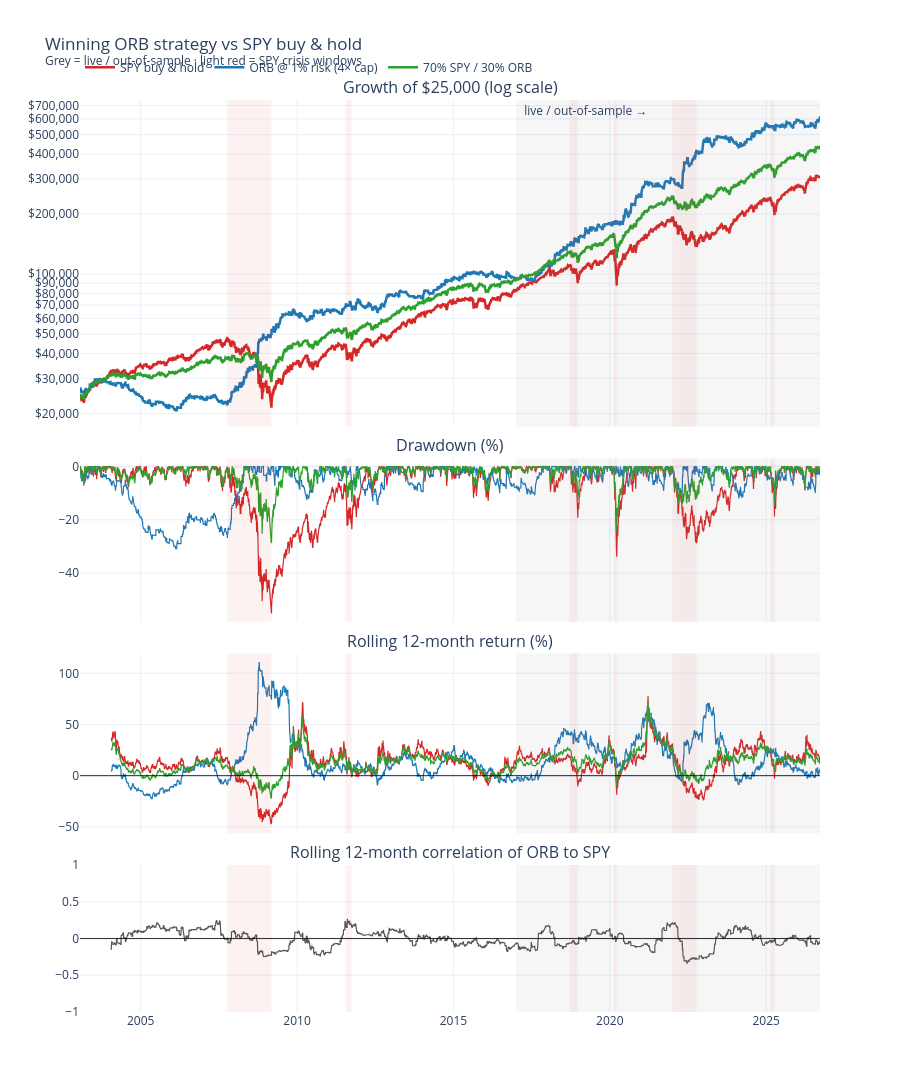
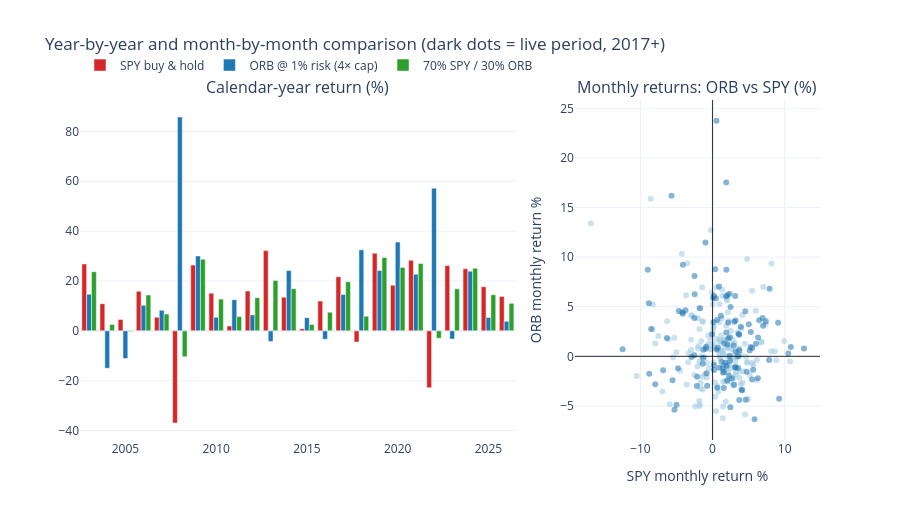

These figures' notebook cell, in order:
### Markdown cell above
## Winner vs SPY buy & hold
Two realistic implementations of the winner against SPY:
* **ORB @ 1 % risk.** Integer shares, 1 % of equity risked per trade, 4× gross-leverage cap.
* **70 % SPY / 30 % ORB.** A buy-and-hold core with an ORB sleeve, rebalanced daily.

The live period (from `LIVE_START`) is genuinely out-of-sample.

### Code cell
CRISES = {"GFC 2007–09": ("2007-10-09", "2009-03-09"), "Aug 2011 downgrade": ("2011-07-22", "2011-10-03"),
          "Q4 2018 selloff": ("2018-09-20", "2018-12-24"), "COVID crash 2020": ("2020-02-19", "2020-03-23"),
          "2022 bear market": ("2022-01-03", "2022-10-12"), "2025 tariff shock": ("2025-02-19", "2025-04-08")}
BLEND_SPY = 0.70
ORB_NAME, BLEND_NAME, SPY_NAME = "ORB @ 1% risk (4× cap)", f"{BLEND_SPY:.0%} SPY / {1 - BLEND_SPY:.0%} ORB", f"{BENCHMARK} buy & hold"

cmp = pd.DataFrame(index=CAL)
cmp[SPY_NAME] = R_SPY
cmp[ORB_NAME] = run_risk(win_trades, dict(risk=0.01, gross_lev=4.0, max_trades=99, daily_loss=0.0,
                                          dd_throttle=0.0, eq_filter=False))
cmp[BLEND_NAME] = BLEND_SPY * cmp[SPY_NAME] + (1 - BLEND_SPY) * cmp[ORB_NAME]
cmp = cmp.loc[cmp.index >= win_trades["date"].min()]
COLORS = {SPY_NAME: "#d62728", ORB_NAME: "#1f77b4", BLEND_NAME: "#2ca02c"}

for label, m in ((f"FULL PERIOD (partly in-sample before {LIVE_START.year})", cmp.index >= cmp.index[0]),
                 (f"LIVE / OUT-OF-SAMPLE ({LIVE_START.year}+)", cmp.index >= LIVE_START)):
    sub = cmp.loc[m]
    print(f"\n{label}: {sub.index[0].date()} → {sub.index[-1].date()}")
    display(pd.DataFrame({c: perf_stats(sub[c], sub[SPY_NAME]) for c in sub}).round(2))
print("\nReturn during SPY's major drawdowns (%):")
display(pd.DataFrame({name: {c: 100 * ((1 + cmp.loc[a:b, c]).prod() - 1) for c in cmp}
                      for name, (a, b) in CRISES.items()}).T.round(1))

# Figure 1 — growth, drawdown, rolling 12-month return, rolling correlation
fig = make_subplots(rows=4, cols=1, shared_xaxes=True, row_heights=[0.40, 0.20, 0.22, 0.18], vertical_spacing=0.035,
                    subplot_titles=("Growth of $25,000 (log scale)", "Drawdown (%)", "Rolling 12-month return (%)",
                                    "Rolling 12-month correlation of ORB to SPY"))
for c in cmp:
    eq = INITIAL_EQUITY * (1 + cmp[c]).cumprod()
    fig.add_trace(go.Scatter(x=eq.index, y=eq, name=c, line=dict(color=COLORS[c], width=2.5), legendgroup=c), 1, 1)
    fig.add_trace(go.Scatter(x=eq.index, y=100 * (eq / eq.cummax() - 1), name=c, showlegend=False,
                             line=dict(color=COLORS[c], width=1.2), legendgroup=c), 2, 1)
    fig.add_trace(go.Scatter(x=eq.index, y=100 * (eq / eq.shift(252) - 1), name=c, showlegend=False,
                             line=dict(color=COLORS[c], width=1.2), legendgroup=c), 3, 1)
fig.add_trace(go.Scatter(x=cmp.index, y=cmp[ORB_NAME].rolling(252).corr(cmp[SPY_NAME]), showlegend=False,
                         line=dict(color="#555555", width=1.2)), 4, 1)
for row in range(1, 5):
    fig.add_vrect(x0=LIVE_START, x1=cmp.index[-1], fillcolor="grey", opacity=0.07, line_width=0, row=row, col=1)
    for a, b in CRISES.values():
        fig.add_vrect(x0=a, x1=b, fillcolor="#d62728", opacity=0.06, line_width=0, row=row, col=1)
for row in (3, 4):
    fig.add_hline(y=0, line_color="black", line_width=0.8, row=row, col=1)
fig.add_annotation(x=LIVE_START, y=1, yref="y domain", text="  live / out-of-sample →", showarrow=False,
                   xanchor="left", row=1, col=1)
fig.update_yaxes(type="log", tickformat="$,.0f", row=1, col=1)
fig.update_yaxes(range=[-1, 1], row=4, col=1)
fig.update_layout(title="Winning ORB strategy vs SPY buy & hold<br><sup>Grey = live / out-of-sample · light red = SPY crisis windows</sup>",
                  template="plotly_white", height=1100, hovermode="x unified",
                  legend=dict(orientation="h", yanchor="bottom", y=1.02, xanchor="left", x=0))
fig.show()

# Figure 2 — calendar-year returns side by side + monthly scatter
yearly = (1 + cmp).resample("YE").prod() - 1
yearly.index = yearly.index.year
monthly = (1 + cmp).resample("ME").prod() - 1
fig = make_subplots(rows=1, cols=2, column_widths=[0.64, 0.36], horizontal_spacing=0.08,
                    subplot_titles=("Calendar-year return (%)", "Monthly returns: ORB vs SPY (%)"))
for c in cmp:
    fig.add_trace(go.Bar(x=yearly.index, y=100 * yearly[c], name=c, marker_color=COLORS[c]), 1, 1)
fig.add_trace(go.Scatter(x=100 * monthly[SPY_NAME], y=100 * monthly[ORB_NAME], mode="markers", showlegend=False,
                         marker=dict(size=6, opacity=0.55, color=np.where(monthly.index >= LIVE_START, "#1f77b4", "#9ecae1")),
                         text=monthly.index.strftime("%b %Y"), hovertemplate="%{text}<br>SPY %{x:.1f}%<br>ORB %{y:.1f}%"), 1, 2)
fig.add_hline(y=0, line_color="black", line_width=0.8, row=1, col=2)
fig.add_vline(x=0, line_color="black", line_width=0.8, row=1, col=2)
fig.update_xaxes(title_text="SPY monthly return %", row=1, col=2)
fig.update_yaxes(title_text="ORB monthly return %", row=1, col=2)
fig.update_layout(template="plotly_white", height=520, barmode="group",
                  legend=dict(orientation="h", yanchor="bottom", y=1.06, xanchor="left", x=0),
                  title=f"Year-by-year and month-by-month comparison (dark dots = live period, {LIVE_START.year}+)")
fig.show()

### Figure 1 — Plotly figure (JSON) as saved in the notebook; plotly's stock layout.template omitted (floating-point values rounded to 4 significant figures; data arrays with more than 128 entries replaced by an {"elided": "..."} marker saying what was removed)
{"data": [{"legendgroup": "SPY buy & hold", "line": {"color": "#d62728", "width": 2.5}, "name": "SPY buy & hold", "type": "scatter", "x": {"elided": "5952 str values"}, "xaxis": "x", "y": {"elided": "5952 float values"}, "yaxis": "y"}, {"legendgroup": "SPY buy & hold", "line": {"color": "#d62728", "width": 1.2}, "name": "SPY buy & hold", "showlegend": false, "type": "scatter", "x": {"elided": "5952 str values"}, "xaxis": "x2", "y": {"elided": "5952 float values"}, "yaxis": "y2"}, {"legendgroup": "SPY buy & hold", "line": {"color": "#d62728", "width": 1.2}, "name": "SPY buy & hold", "showlegend": false, "type": "scatter", "x": {"elided": "5952 str values"}, "xaxis": "x3", "y": {"elided": "5952 float values"}, "yaxis": "y3"}, {"legendgroup": "ORB @ 1% risk (4× cap)", "line": {"color": "#1f77b4", "width": 2.5}, "name": "ORB @ 1% risk (4× cap)", "type": "scatter", "x": {"elided": "5952 str values"}, "xaxis": "x", "y": {"elided": "5952 float values"}, "yaxis": "y"}, {"legendgroup": "ORB @ 1% risk (4× cap)", "line": {"color": "#1f77b4", "width": 1.2}, "name": "ORB @ 1% risk (4× cap)", "showlegend": false, "type": "scatter", "x": {"elided": "5952 str values"}, "xaxis": "x2", "y": {"elided": "5952 float values"}, "yaxis": "y2"}, {"legendgroup": "ORB @ 1% risk (4× cap)", "line": {"color": "#1f77b4", "width": 1.2}, "name": "ORB @ 1% risk (4× cap)", "showlegend": false, "type": "scatter", "x": {"elided": "5952 str values"}, "xaxis": "x3", "y": {"elided": "5952 float values"}, "yaxis": "y3"}, {"legendgroup": "70% SPY / 30% ORB", "line": {"color": "#2ca02c", "width": 2.5}, "name": "70% SPY / 30% ORB", "type": "scatter", "x": {"elided": "5952 str values"}, "xaxis": "x", "y": {"elided": "5952 float values"}, "yaxis": "y"}, {"legendgroup": "70% SPY / 30% ORB", "line": {"color": "#2ca02c", "width": 1.2}, "name": "70% SPY / 30% ORB", "showlegend": false, "type": "scatter", "x": {"elided": "5952 str values"}, "xaxis": "x2", "y": {"elided": "5952 float values"}, "yaxis": "y2"}, {"legendgroup": "70% SPY / 30% ORB", "line": {"color": "#2ca02c", "width": 1.2}, "name": "70% SPY / 30% ORB", "showlegend": false, "type": "scatter", "x": {"elided": "5952 str values"}, "xaxis": "x3", "y": {"elided": "5952 float values"}, "yaxis": "y3"}, {"line": {"color": "#555555", "width": 1.2}, "showlegend": false, "type": "scatter", "x": {"elided": "5952 str values"}, "xaxis": "x4", "y": {"elided": "5952 float values"}, "yaxis": "y4"}], "layout": {"annotations": [{"font": {"size": 16}, "showarrow": false, "text": "Growth of $25,000 (log scale)", "x": 0.5, "xanchor": "center", "xref": "paper", "y": 1, "yanchor": "bottom", "yref": "paper"}, {"font": {"size": 16}, "showarrow": false, "text": "Drawdown (%)", "x": 0.5, "xanchor": "center", "xref": "paper", "y": 0.607, "yanchor": "bottom", "yref": "paper"}, {"font": {"size": 16}, "showarrow": false, "text": "Rolling 12-month return (%)", "x": 0.5, "xanchor": "center", "xref": "paper", "y": 0.393, "yanchor": "bottom", "yref": "paper"}, {"font": {"size": 16}, "showarrow": false, "text": "Rolling 12-month correlation of ORB to SPY", "x": 0.5, "xanchor": "center", "xref": "paper", "y": 0.1611, "yanchor": "bottom", "yref": "paper"}, {"showarrow": false, "text": "  live / out-of-sample →", "x": "2017-01-01T00:00:00", "xanchor": "left", "xref": "x", "y": 1, "yref": "y domain"}], "height": 1100, "hovermode": "x unified", "legend": {"orientation": "h", "x": 0, "xanchor": "left", "y": 1.02, "yanchor": "bottom"}, "shapes": [{"fillcolor": "grey", "line": {"width": 0}, "opacity": 0.07, "type": "rect", "x0": "2017-01-01T00:00:00", "x1": "2026-09-21T00:00:00", "xref": "x", "y0": 0, "y1": 1, "yref": "y domain"}, {"fillcolor": "#d62728", "line": {"width": 0}, "opacity": 0.06, "type": "rect", "x0": "2007-10-09", "x1": "2009-03-09", "xref": "x", "y0": 0, "y1": 1, "yref": "y domain"}, {"fillcolor": "#d62728", "line": {"width": 0}, "opacity": 0.06, "type": "rect", "x0": "2011-07-22", "x1": "2011-10-03", "xref": "x", "y0": 0, "y1": 1, "yref": "y domain"}, {"fillcolor": "#d62728", "line": {"width": 0}, "opacity": 0.06, "type": "rect", "x0": "2018-09-20", "x1": "2018-12-24", "xref": "x", "y0": 0, "y1": 1, "yref": "y domain"}, {"fillcolor": "#d62728", "line": {"width": 0}, "opacity": 0.06, "type": "rect", "x0": "2020-02-19", "x1": "2020-03-23", "xref": "x", "y0": 0, "y1": 1, "yref": "y domain"}, {"fillcolor": "#d62728", "line": {"width": 0}, "opacity": 0.06, "type": "rect", "x0": "2022-01-03", "x1": "2022-10-12", "xref": "x", "y0": 0, "y1": 1, "yref": "y domain"}, {"fillcolor": "#d62728", "line": {"width": 0}, "opacity": 0.06, "type": "rect", "x0": "2025-02-19", "x1": "2025-04-08", "xref": "x", "y0": 0, "y1": 1, "yref": "y domain"}, {"fillcolor": "grey", "line": {"width": 0}, "opacity": 0.07, "type": "rect", "x0": "2017-01-01T00:00:00", "x1": "2026-09-21T00:00:00", "xref": "x2", "y0": 0, "y1": 1, "yref": "y2 domain"}, {"fillcolor": "#d62728", "line": {"width": 0}, "opacity": 0.06, "type": "rect", "x0": "2007-10-09", "x1": "2009-03-09", "xref": "x2", "y0": 0, "y1": 1, "yref": "y2 domain"}, {"fillcolor": "#d62728", "line": {"width": 0}, "opacity": 0.06, "type": "rect", "x0": "2011-07-22", "x1": "2011-10-03", "xref": "x2", "y0": 0, "y1": 1, "yref": "y2 domain"}, {"fillcolor": "#d62728", "line": {"width": 0}, "opacity": 0.06, "type": "rect", "x0": "2018-09-20", "x1": "2018-12-24", "xref": "x2", "y0": 0, "y1": 1, "yref": "y2 domain"}, {"fillcolor": "#d62728", "line": {"width": 0}, "opacity": 0.06, "type": "rect", "x0": "2020-02-19", "x1": "2020-03-23", "xref": "x2", "y0": 0, "y1": 1, "yref": "y2 domain"}, {"fillcolor": "#d62728", "line": {"width": 0}, "opacity": 0.06, "type": "rect", "x0": "2022-01-03", "x1": "2022-10-12", "xref": "x2", "y0": 0, "y1": 1, "yref": "y2 domain"}, {"fillcolor": "#d62728", "line": {"width": 0}, "opacity": 0.06, "type": "rect", "x0": "2025-02-19", "x1": "2025-04-08", "xref": "x2", "y0": 0, "y1": 1, "yref": "y2 domain"}, {"fillcolor": "grey", "line": {"width": 0}, "opacity": 0.07, "type": "rect", "x0": "2017-01-01T00:00:00", "x1": "2026-09-21T00:00:00", "xref": "x3", "y0": 0, "y1": 1, "yref": "y3 domain"}, {"fillcolor": "#d62728", "line": {"width": 0}, "opacity": 0.06, "type": "rect", "x0": "2007-10-09", "x1": "2009-03-09", "xref": "x3", "y0": 0, "y1": 1, "yref": "y3 domain"}, {"fillcolor": "#d62728", "line": {"width": 0}, "opacity": 0.06, "type": "rect", "x0": "2011-07-22", "x1": "2011-10-03", "xref": "x3", "y0": 0, "y1": 1, "yref": "y3 domain"}, {"fillcolor": "#d62728", "line": {"width": 0}, "opacity": 0.06, "type": "rect", "x0": "2018-09-20", "x1": "2018-12-24", "xref": "x3", "y0": 0, "y1": 1, "yref": "y3 domain"}, {"fillcolor": "#d62728", "line": {"width": 0}, "opacity": 0.06, "type": "rect", "x0": "2020-02-19", "x1": "2020-03-23", "xref": "x3", "y0": 0, "y1": 1, "yref": "y3 domain"}, {"fillcolor": "#d62728", "line": {"width": 0}, "opacity": 0.06, "type": "rect", "x0": "2022-01-03", "x1": "2022-10-12", "xref": "x3", "y0": 0, "y1": 1, "yref": "y3 domain"}, {"fillcolor": "#d62728", "line": {"width": 0}, "opacity": 0.06, "type": "rect", "x0": "2025-02-19", "x1": "2025-04-08", "xref": "x3", "y0": 0, "y1": 1, "yref": "y3 domain"}, {"fillcolor": "grey", "line": {"width": 0}, "opacity": 0.07, "type": "rect", "x0": "2017-01-01T00:00:00", "x1": "2026-09-21T00:00:00", "xref": "x4", "y0": 0, "y1": 1, "yref": "y4 domain"}, {"fillcolor": "#d62728", "line": {"width": 0}, "opacity": 0.06, "type": "rect", "x0": "2007-10-09", "x1": "2009-03-09", "xref": "x4", "y0": 0, "y1": 1, "yref": "y4 domain"}, {"fillcolor": "#d62728", "line": {"width": 0}, "opacity": 0.06, "type": "rect", "x0": "2011-07-22", "x1": "2011-10-03", "xref": "x4", "y0": 0, "y1": 1, "yref": "y4 domain"}, {"fillcolor": "#d62728", "line": {"width": 0}, "opacity": 0.06, "type": "rect", "x0": "2018-09-20", "x1": "2018-12-24", "xref": "x4", "y0": 0, "y1": 1, "yref": "y4 domain"}, {"fillcolor": "#d62728", "line": {"width": 0}, "opacity": 0.06, "type": "rect", "x0": "2020-02-19", "x1": "2020-03-23", "xref": "x4", "y0": 0, "y1": 1, "yref": "y4 domain"}, {"fillcolor": "#d62728", "line": {"width": 0}, "opacity": 0.06, "type": "rect", "x0": "2022-01-03", "x1": "2022-10-12", "xref": "x4", "y0": 0, "y1": 1, "yref": "y4 domain"}, {"fillcolor": "#d62728", "line": {"width": 0}, "opacity": 0.06, "type": "rect", "x0": "2025-02-19", "x1": "2025-04-08", "xref": "x4", "y0": 0, "y1": 1, "yref": "y4 domain"}, {"line": {"color": "black", "width": 0.8}, "type": "line", "x0": 0, "x1": 1, "xref": "x3 domain", "y0": 0, "y1": 0, "yref": "y3"}, {"line": {"color": "black", "width": 0.8}, "type": "line", "x0": 0, "x1": 1, "xref": "x4 domain", "y0": 0, "y1": 0, "yref": "y4"}], "title": {"text": "Winning ORB strategy vs SPY buy & hold<br><sup>Grey = live / out-of-sample · light red = SPY crisis windows</sup>"}, "xaxis": {"anchor": "y", "domain": [0, 1], "matches": "x4", "showticklabels": false}, "xaxis2": {"anchor": "y2", "domain": [0, 1], "matches": "x4", "showticklabels": false}, "xaxis3": {"anchor": "y3", "domain": [0, 1], "matches": "x4", "showticklabels": false}, "xaxis4": {"anchor": "y4", "domain": [0, 1]}, "yaxis": {"anchor": "x", "domain": [0.642, 1], "tickformat": "$,.0f", "type": "log"}, "yaxis2": {"anchor": "x2", "domain": [0.428, 0.607]}, "yaxis3": {"anchor": "x3", "domain": [0.1961, 0.393]}, "yaxis4": {"anchor": "x4", "domain": [0, 0.1611], "range": [-1, 1]}}}

### Figure 2 — Plotly figure (JSON) as saved in the notebook; plotly's stock layout.template omitted (floating-point values rounded to 4 significant figures; data arrays with more than 128 entries replaced by an {"elided": "..."} marker saying what was removed)
{"data": [{"marker": {"color": "#d62728"}, "name": "SPY buy & hold", "type": "bar", "x": [2003, 2004, 2005, 2006, 2007, 2008, 2009, 2010, 2011, 2012, 2013, 2014, 2015, 2016, 2017, 2018, 2019, 2020, 2021, 2022, 2023, 2024, 2025, 2026], "xaxis": "x", "y": [26.82, 10.91, 4.598, 15.88, 5.492, -36.97, 26.38, 15.09, 1.951, 15.95, 32.19, 13.52, 0.825, 11.98, 21.71, -4.515, 31.14, 18.31, 28.3, -22.8, 26.19, 24.87, 17.7, 13.8], "yaxis": "y"}, {"marker": {"color": "#1f77b4"}, "name": "ORB @ 1% risk (4× cap)", "type": "bar", "x": [2003, 2004, 2005, 2006, 2007, 2008, 2009, 2010, 2011, 2012, 2013, 2014, 2015, 2016, 2017, 2018, 2019, 2020, 2021, 2022, 2023, 2024, 2025, 2026], "xaxis": "x", "y": [14.72, -15.01, -11.1, 10.25, 8.276, 85.79, 30.06, 5.493, 12.5, 6.402, -4.271, 24.19, 5.283, -3.374, 14.56, 32.51, 24.23, 35.6, 22.73, 57.23, -3.263, 23.95, 5.377, 3.841], "yaxis": "y"}, {"marker": {"color": "#2ca02c"}, "name": "70% SPY / 30% ORB", "type": "bar", "x": [2003, 2004, 2005, 2006, 2007, 2008, 2009, 2010, 2011, 2012, 2013, 2014, 2015, 2016, 2017, 2018, 2019, 2020, 2021, 2022, 2023, 2024, 2025, 2026], "xaxis": "x", "y": [23.74, 2.595, -0.2159, 14.38, 6.709, -10.39, 28.75, 12.74, 5.723, 13.32, 20.23, 16.91, 2.582, 7.492, 19.67, 5.884, 29.46, 25.46, 26.99, -2.972, 16.84, 25.09, 14.47, 11.03], "yaxis": "y"}, {"hovertemplate": "%{text}<br>SPY %{x:.1f}%<br>ORB %{y:.1f}%", "marker": {"color": {"elided": "285 str values"}, "opacity": 0.55, "size": 6}, "mode": "markers", "showlegend": false, "text": {"elided": "285 str values"}, "type": "scatter", "x": {"elided": "285 float values"}, "xaxis": "x2", "y": {"elided": "285 float values"}, "yaxis": "y2"}], "layout": {"annotations": [{"font": {"size": 16}, "showarrow": false, "text": "Calendar-year return (%)", "x": 0.2944, "xanchor": "center", "xref": "paper", "y": 1, "yanchor": "bottom", "yref": "paper"}, {"font": {"size": 16}, "showarrow": false, "text": "Monthly returns: ORB vs SPY (%)", "x": 0.8344, "xanchor": "center", "xref": "paper", "y": 1, "yanchor": "bottom", "yref": "paper"}], "barmode": "group", "height": 520, "legend": {"orientation": "h", "x": 0, "xanchor": "left", "y": 1.06, "yanchor": "bottom"}, "shapes": [{"line": {"color": "black", "width": 0.8}, "type": "line", "x0": 0, "x1": 1, "xref": "x2 domain", "y0": 0, "y1": 0, "yref": "y2"}, {"line": {"color": "black", "width": 0.8}, "type": "line", "x0": 0, "x1": 0, "xref": "x2", "y0": 0, "y1": 1, "yref": "y2 domain"}], "title": {"text": "Year-by-year and month-by-month comparison (dark dots = live period, 2017+)"}, "xaxis": {"anchor": "y", "domain": [0, 0.5888]}, "xaxis2": {"anchor": "y2", "domain": [0.6688, 1], "title": {"text": "SPY monthly return %"}}, "yaxis": {"anchor": "x", "domain": [0, 1]}, "yaxis2": {"anchor": "x2", "domain": [0, 1], "title": {"text": "ORB monthly return %"}}}}
